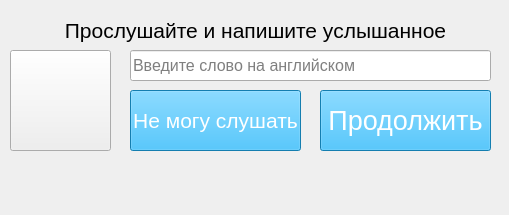
<?xml version="1.0" encoding="UTF-8"?>
<ui version="4.0">
 <class>Form</class>
 <widget class="QWidget" name="Form">
  <property name="geometry">
   <rect>
    <x>0</x>
    <y>0</y>
    <width>509</width>
    <height>215</height>
   </rect>
  </property>
  <property name="windowTitle">
   <string>Form</string>
  </property>
  <widget class="QPushButton" name="btn_voice">
   <property name="geometry">
    <rect>
     <x>10</x>
     <y>50</y>
     <width>101</width>
     <height>101</height>
    </rect>
   </property>
   <property name="text">
    <string/>
   </property>
   <property name="icon">
    <iconset>
     <normaloff>image\dinamik.png</normaloff>image\dinamik.png</iconset>
   </property>
   <property name="iconSize">
    <size>
     <width>96</width>
     <height>96</height>
    </size>
   </property>
  </widget>
  <widget class="QLabel" name="label">
   <property name="geometry">
    <rect>
     <x>10</x>
     <y>10</y>
     <width>491</width>
     <height>41</height>
    </rect>
   </property>
   <property name="font">
    <font>
     <pointsize>16</pointsize>
    </font>
   </property>
   <property name="text">
    <string>Прослушайте и напишите услышанное</string>
   </property>
   <property name="alignment">
    <set>Qt::AlignCenter</set>
   </property>
  </widget>
  <widget class="QPushButton" name="btn_continue">
   <property name="geometry">
    <rect>
     <x>320</x>
     <y>90</y>
     <width>171</width>
     <height>61</height>
    </rect>
   </property>
   <property name="font">
    <font>
     <pointsize>20</pointsize>
    </font>
   </property>
   <property name="styleSheet">
    <string notr="true">background-color: rgb(28,176,246);
color: rgb(255, 255, 255);</string>
   </property>
   <property name="text">
    <string>Продолжить</string>
   </property>
  </widget>
  <widget class="QLineEdit" name="line">
   <property name="geometry">
    <rect>
     <x>130</x>
     <y>50</y>
     <width>361</width>
     <height>31</height>
    </rect>
   </property>
   <property name="font">
    <font>
     <pointsize>12</pointsize>
    </font>
   </property>
   <property name="text">
    <string/>
   </property>
   <property name="placeholderText">
    <string>Введите слово на английском</string>
   </property>
  </widget>
  <widget class="QLabel" name="check_label">
   <property name="geometry">
    <rect>
     <x>0</x>
     <y>160</y>
     <width>511</width>
     <height>61</height>
    </rect>
   </property>
   <property name="font">
    <font>
     <family>MS Shell Dlg 2</family>
     <pointsize>16</pointsize>
    </font>
   </property>
   <property name="styleSheet">
    <string notr="true"/>
   </property>
   <property name="lineWidth">
    <number>1</number>
   </property>
   <property name="text">
    <string/>
   </property>
   <property name="alignment">
    <set>Qt::AlignHCenter|Qt::AlignTop</set>
   </property>
   <property name="wordWrap">
    <bool>true</bool>
   </property>
  </widget>
  <widget class="QPushButton" name="btn_not_listen">
   <property name="geometry">
    <rect>
     <x>130</x>
     <y>90</y>
     <width>171</width>
     <height>61</height>
    </rect>
   </property>
   <property name="font">
    <font>
     <pointsize>16</pointsize>
    </font>
   </property>
   <property name="styleSheet">
    <string notr="true">background-color: rgb(28,176,246);
color: rgb(255, 255, 255);</string>
   </property>
   <property name="text">
    <string>Не могу слушать</string>
   </property>
  </widget>
 </widget>
 <resources/>
 <connections/>
</ui>
